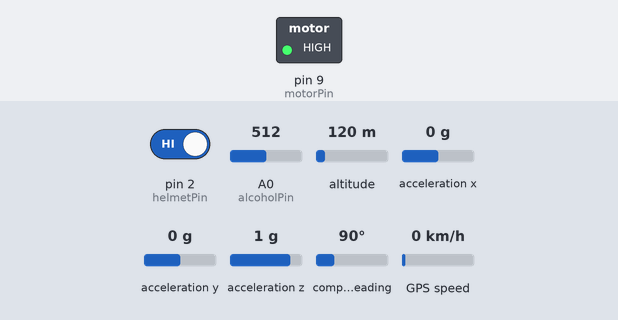
A sketch run on a simulated Arduino Uno, built with avr-gcc and run on an emulated ATmega328P. Shown: switched loads named in the sketch (green lamp = pin HIGH). The inputs (shaded band) are chosen by the test bench; at power-on: pin 2 (helmetPin) HIGH, A0 (alcoholPin) = 512, altitude 120 m, acceleration x 0 g, acceleration y 0 g, acceleration z 1 g, compass heading 90°, GPS speed 0 km/h. The GPS gets a fix after 3 s at 37.7749, -122.4194 with 8 satellites.

Above: at 1.8 s.
1.9 s: pin 2 (helmetPin) driven LOW
At 2.4 s:
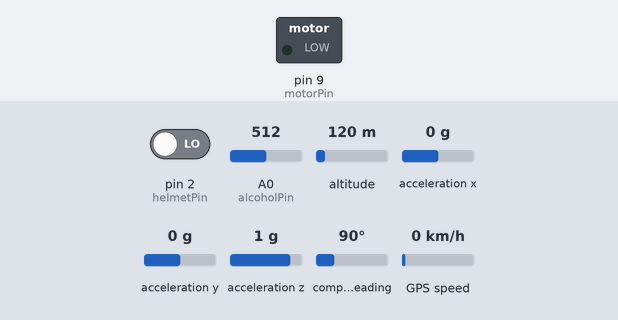
3.6 s: pin 2 (helmetPin) driven HIGH
At 5.0 s:
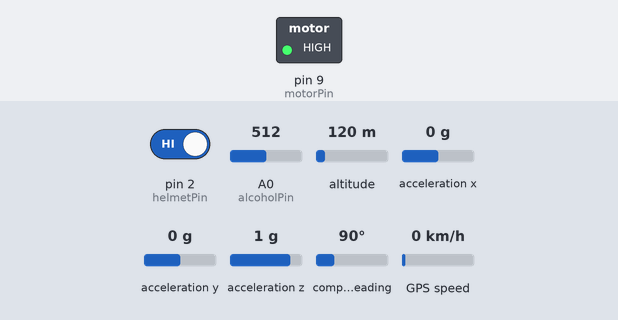
Timing chart, 0 to 6.6 s (numbered marks = the images above; inputs shaded):
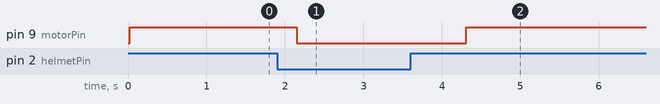

Measured:
- after the input at 1.9 s, pin 9 (motorPin): HIGH → LOW after 0.25 s
- after the input at 3.6 s, pin 9 (motorPin): LOW → HIGH after 0.71 s

The sketch:

TXR_code.ino
```cpp
#include <Wire.h>
#include <Adafruit_Sensor.h>
#include <Adafruit_ADXL345_U.h>
#include <SoftwareSerial.h>
#include <TinyGPS++.h>  // Include TinyGPS++ library

// Pin definitions
const int alcoholPin = A0;
const int helmetPin = 2;
const int motorPin = 9;
const int gpsRx = 4;        // GPS RX pin
const int gpsTx = 3;        // GPS TX pin

// GPS and Accelerometer setup
TinyGPSPlus gps;
SoftwareSerial gpsSerial(gpsTx, gpsRx);  // RX, TX for GPS
SoftwareSerial zigbee(7, 8);   // RX, TX for Zigbee communication

Adafruit_ADXL345_Unified accel = Adafruit_ADXL345_Unified(12345);

void setup() {
  Serial.begin(9600);
  zigbee.begin(9600);
  gpsSerial.begin(9600);  // Start GPS communication

  if (!accel.begin()) {
    Serial.println("Failed to initialize ADXL345 accelerometer!");
    while (1);
  }
  accel.setRange(ADXL345_RANGE_16_G);

  pinMode(alcoholPin, INPUT);
  pinMode(helmetPin, INPUT);
  pinMode(motorPin, OUTPUT);
  digitalWrite(motorPin, LOW);
}

void loop() {
  // Read GPS data
  while (gpsSerial.available() > 0) {
    gps.encode(gpsSerial.read());
  }

  int alcoholLevel = analogRead(alcoholPin);
  bool helmetOn = digitalRead(helmetPin);

  sensors_event_t event;
  accel.getEvent(&event);

  bool accidentDetected = (abs(event.acceleration.x) > 2.0 ||
                           abs(event.acceleration.y) > 2.0 ||
                           abs(event.acceleration.z) > 2.0);

  if (!helmetOn) {
    digitalWrite(motorPin, LOW);
  } else {
    digitalWrite(motorPin, HIGH);
  }

  // Prepare GPS location
  float latitude = gps.location.isValid() ? gps.location.lat() : 0.0;
  float longitude = gps.location.isValid() ? gps.location.lng() : 0.0;

  // Prepare data for transmission (add latitude and longitude)
  String data = String(helmetOn) + "," + String(alcoholLevel) + "," +
                String(event.acceleration.x) + "," + String(event.acceleration.y) + "," +
                String(event.acceleration.z) + "," + String(latitude, 6) + "," +
                String(longitude, 6);

  zigbee.println(data);  // Transmit data via Zigbee

  delay(1000);
}
```
